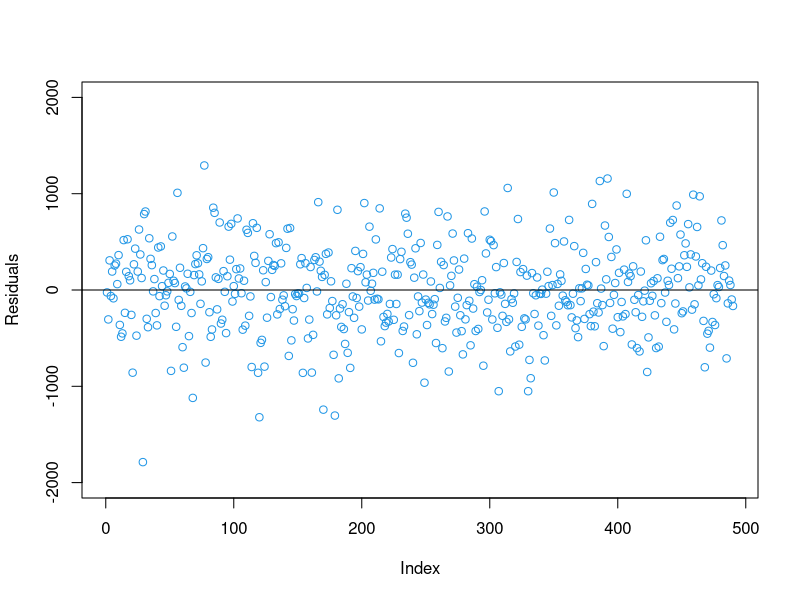
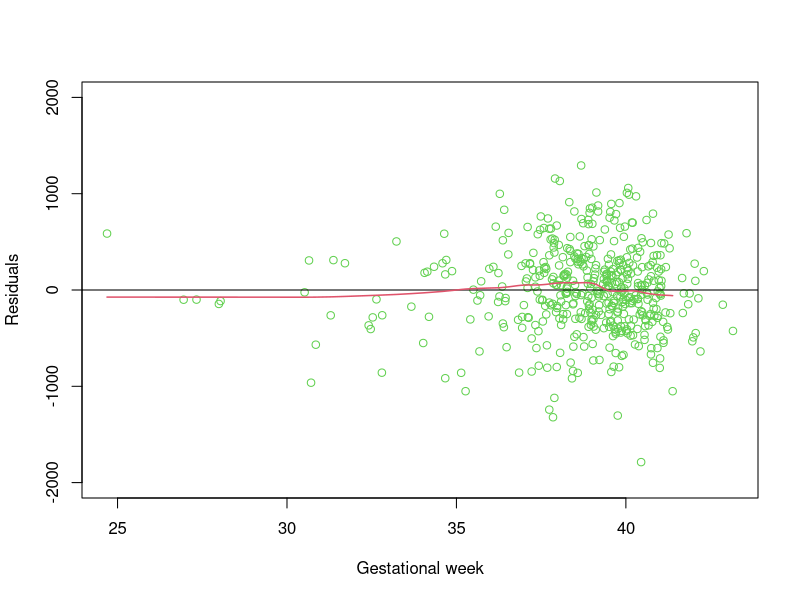
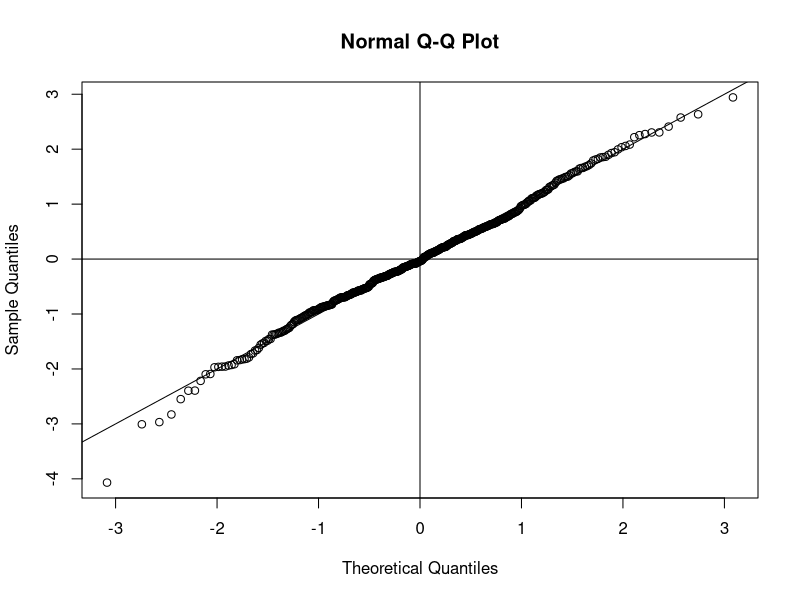
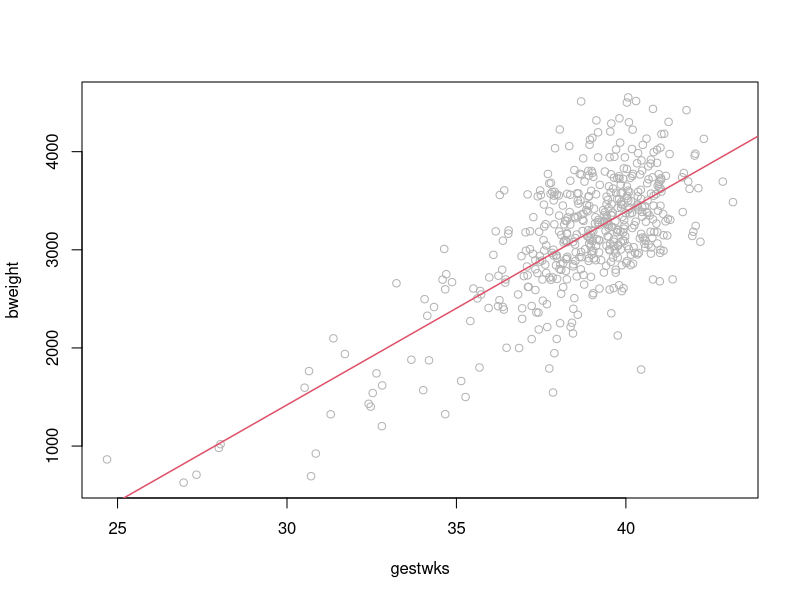
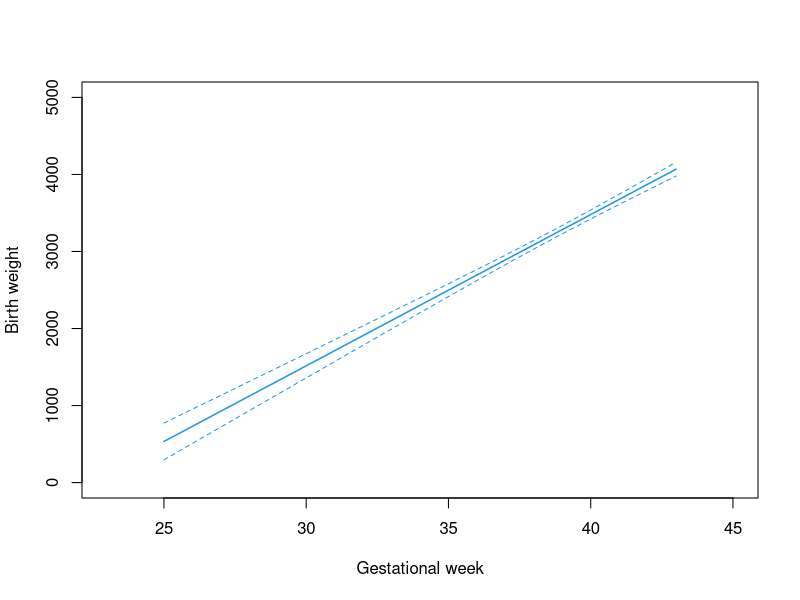
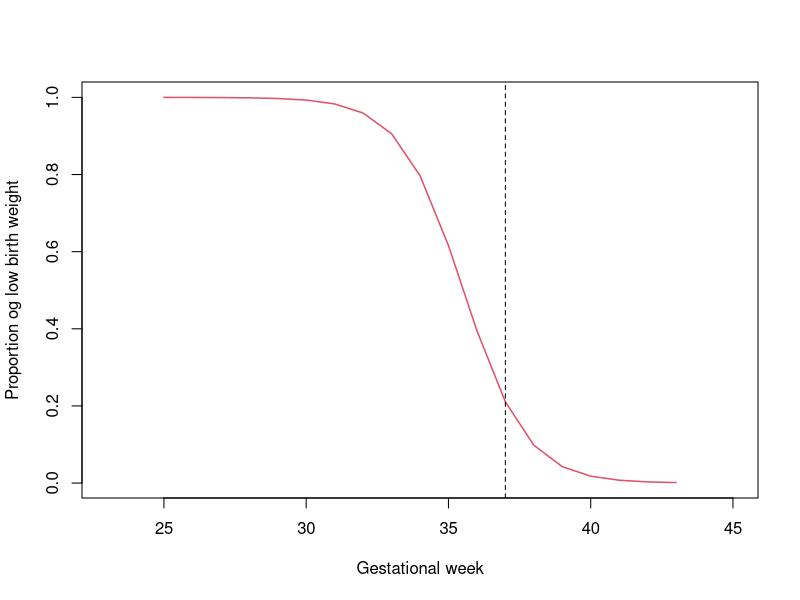

These charts were generated, in order, by the following R code:
################################################################################
# REGRESSION MODELS IN R
################################################################################

################################################################################
# THE MODEL FORMULA

# regression models: essential statistical tools
# regression functions share similar features and structures

# install the package Epi
#install.packages("Epi")

# load the package Epi and dataframe births
library(Epi)
data(births)

# formula: symbolic expression of the model

# examples of formulae
f1 <- bweight ~ gestwks
f2 <- bweight ~ gestwks + matage

# use of expressions involving functions in formula
bweight ~ gestwks + factor(sex)

# interactions
bweight ~ gestwks:matage
bweight ~ gestwks*matage

# exclude terms with the minus sign (or 0 for the intercept)
bweight ~ -1 + gestwks
bweight ~ 0 + gestwks

# protected expressions
bweight ~ gestwks + I(gestwks^2) + matage

################################################################################
# LINEAR AND GENERALIZED LINEAR MODELS

# linear and generalized linear models

# fit a linear model with lm
lm1 <- lm(bweight ~ gestwks, data=births)

# print the regression object
lm1

# use of summmary
lm2 <- lm(bweight ~ gestwks + matage + factor(sex), data=births)
summary(lm2)

# fit a glm
glm1 <- glm(lowbw ~ gestwks, births, family=binomial(link="logit"))
summary(glm1)

# the model object with several pieces of information
names(lm1)
names(summary(lm1))

#########################################
## Exercises
#########################################

################################################################################
# FITTING PROCEDURES

# fitting procedure and additional arguments
lm1b <- lm(bweight~gestwks, data=births, subset=sex==1&hyp==0, na.action=na.exclude)

# other arguments
#help(lm)

# the model frame
mframe <- model.frame(lm2)
head(mframe, 3)

# the design matrix
births$matagegr <- cut(births$matage, breaks=c(0,30,35,100), right=F)
Xdes <- model.matrix(~ gestwks * matagegr + factor(hyp), births)
head(Xdes, 3)

# other functions: model.response and model.extract

################################################################################
# RESIDUALS, MODEL DIAGNOSTICS, AND PREDICTIONS

# diagnostics: model residuals
res <- residuals(lm2)
plot(res, col=4, ylim=c(-2000,2000), ylab="Residuals")
abline(h=0)

# dealing with missing in residuals/predictions
lm2b <- update(lm2, na.action=na.exclude)
resb <- residuals(lm2b)
head(res, 3)
head(resb, 4)

# checking the linearity assumption 
plot(resb~gestwks, births, col=3, ylim=c(-2000,2000), xlab="Gestational week",
  ylab="Residuals")
abline(h=0)
lines(lowess(births$gestwks, resb, delta=0.1, f=1/3), col=2, lwd=1.5)

# standardized residuals, and othe types
standres <- rstandard(lm2b) 
qqnorm(standres)
abline(a=0, b=1, h=0, v=0)

# another common task: predictions

# using abline in univariate regression
plot(bweight ~ gestwks, data=births, col=grey(0.7))
abline(lm1, col=2, lwd=1.5)

# the function predict
pred <- predict(lm2b)
head(pred)

# predict using a new set of data
newdata <- data.frame(gestwks=25:43, matage=mean(births$matage, na.rm=T), sex=1)
newpred <- predict(lm2, newdata=newdata, se.fit=T)
names(newpred)
head(newpred$fit)

# plot the predictions
plot(25:43, newpred$fit, type="l", xlim=c(23,45), ylim=c(0,5000),
  xlab="Gestational week", ylab="Birth weight", col=4, lwd=1.5)
lines(25:43, newpred$fit+1.96*newpred$se, col=4, lty=2)
lines(25:43, newpred$fit-1.96*newpred$se, col=4, lty=2)

# predictions in GLMs: different types
newpred2 <- predict(glm1, newdata=newdata, type="response")
plot(25:43, newpred2, type="l", xlim=c(23,45), xlab="Gestational week",
  ylab="Proportion og low birth weight", col=2, lwd=1.5)
abline(v=37, lty=2)

# predict at a specific value
predict(glm1, data.frame(gestwks=37), type="response")

################################################################################
# INFERENCE AND MODEL SELECTION

# the drop1 function
drop1(lm2, test="F")

# the anova function for more general hypothesis testing
anova(lm1, lm2, test="F")

# update glm1
glm2 <- update(glm1, . ~ . + factor(hyp))

# test
anova(glm1, glm2, test="LR")

################################################################################
# OTHER REGRESSION MODELS

# many other regression methods implemented in stardand and recommeded pkg

# an example of linear mixed-effect model
library(nlme)
lme1 <- lme(distance ~ age, data=Orthodont, random= ~ age | Subject)
summary(lme1)

# an example Cox proportional hazard model
library(survival)
cox1 <- coxph(Surv(time, status) ~ x, aml)
summary(cox1)

# most of the regression classes adopt similar fitting structure
# most share methods (eg coef, predict, anova, etc)

#########################################
## Exercises
#########################################
